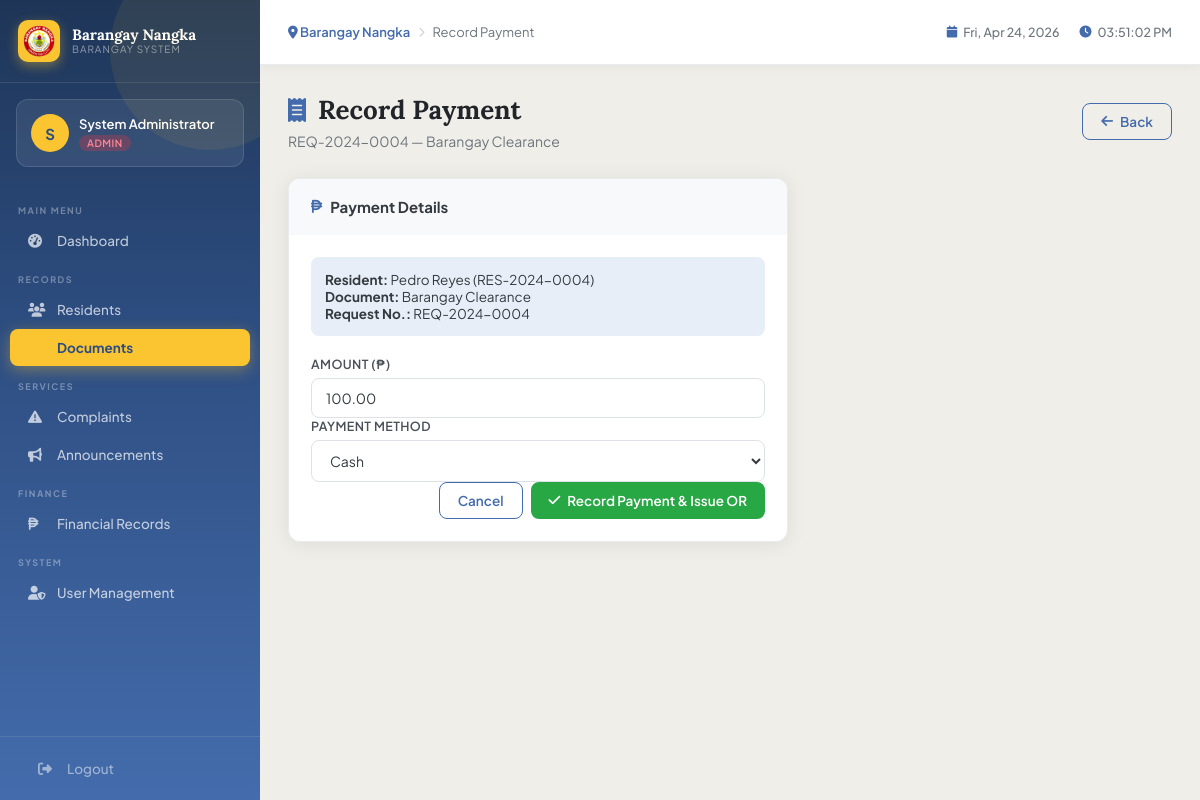
The app's page /modules/documents/payment.php?id=4 (signed in) with its own data.
### tables this page shows
CREATE TABLE document_requests (
    id INT AUTO_INCREMENT PRIMARY KEY,
    request_no VARCHAR(20) UNIQUE NOT NULL,
    resident_id INT NOT NULL,
    document_type ENUM('Barangay Clearance','Certificate of Residency','Indigency Certificate','Business Clearance','Certificate of Good Moral Character') NOT NULL,
    purpose TEXT,
    status ENUM('Pending','Processing','For Approval','Approved','Released','Rejected') DEFAULT 'Pending',
    amount DECIMAL(10,2) DEFAULT 0,
    payment_status ENUM('Unpaid','Paid') DEFAULT 'Unpaid',
    or_number VARCHAR(50),
    requested_by INT,
    approved_by INT NULL,
    released_by INT NULL,
    notes TEXT,
    requested_at TIMESTAMP DEFAULT CURRENT_TIMESTAMP,
    approved_at DATETIME NULL,
    released_at DATETIME NULL,
    FOREIGN KEY (resident_id) REFERENCES residents(id),
    FOREIGN KEY (requested_by) REFERENCES users(id)
);

CREATE TABLE residents (
    id INT AUTO_INCREMENT PRIMARY KEY,
    resident_id VARCHAR(20) UNIQUE NOT NULL,
    household_id INT,
    last_name VARCHAR(50) NOT NULL,
    first_name VARCHAR(50) NOT NULL,
    middle_name VARCHAR(50),
    suffix VARCHAR(10),
    birthdate DATE NOT NULL,
    birthplace VARCHAR(100),
    gender ENUM('Male','Female') NOT NULL,
    civil_status ENUM('Single','Married','Widowed','Separated','Annulled') DEFAULT 'Single',
    nationality VARCHAR(50) DEFAULT 'Filipino',
    religion VARCHAR(50),
    occupation VARCHAR(100),
    monthly_income DECIMAL(10,2) DEFAULT 0,
    educational_attainment VARCHAR(100),
    voter_status TINYINT(1) DEFAULT 0,
    senior_citizen TINYINT(1) DEFAULT 0,
    pwd TINYINT(1) DEFAULT 0,
    solo_parent TINYINT(1) DEFAULT 0,
    email VARCHAR(100),
    contact_no VARCHAR(20),
    is_active TINYINT(1) DEFAULT 1,
    created_at TIMESTAMP DEFAULT CURRENT_TIMESTAMP,
    FOREIGN KEY (household_id) REFERENCES households(id)
);

### modules/documents/payment.php (the view, shortened to what this page needs)
<?php
require_once '../../includes/config.php';
$id = (int)($_GET['id'] ?? 0);
$stmt = $pdo->prepare("SELECT dr.*, CONCAT(r.first_name,' ',r.last_name) as resident_name, r.resident_id as res_id FROM document_requests dr JOIN residents r ON dr.resident_id=r.id WHERE dr.id=?");
$stmt->execute([$id]);
$req = $stmt->fetch();
$receipt = null;
include '../../includes/header.php';
?>
<div class="page-header flex-between">
    <div>
        <h1><i class="fas fa-receipt"></i> Record Payment</h1>
        <p><?= $req['request_no'] ?> — <?= $req['document_type'] ?></p>
    </div>
    <a href="index.php" class="btn btn-outline"><i class="fas fa-arrow-left"></i> Back</a>
</div>
<?php if ($receipt): ?>
<div class="card mb-3 no-print">
    <div class="card-header" style="background:var(--success);color:white;">
        <h3 style="color:white;"><i class="fas fa-check-circle"></i> Payment Recorded Successfully!</h3>
        <button onclick="window.print()" class="btn btn-sm" style="background:white;color:var(--success);"><i class="fas fa-print"></i> Print Receipt</button>
    </div>
</div>
<div id="receiptContent" style="max-width:420px;margin:0 auto;">
    <div class="or-receipt" style="border:2px solid #333;padding:24px;font-family:'Courier New',monospace;font-size:13px;background:white;border-radius:8px;box-shadow:var(--shadow);">
        <div style="text-align:center;border-bottom:2px dashed #333;padding-bottom:14px;margin-bottom:14px;">
            <div style="font-size:9px;letter-spacing:2px;">REPUBLIC OF THE PHILIPPINES</div>
            <div style="font-weight:bold;font-size:15px;margin:4px 0;">BARANGAY Nangka</div>
            <div style="font-size:10px;color:#555;">City of Marikina, Metro Marikina</div>
            <div style="font-size:18px;font-weight:bold;margin:8px 0;letter-spacing:1px;">OFFICIAL RECEIPT</div>
            <div style="font-size:11px;font-weight:bold;">OR No.: <?= $receipt['or_no'] ?></div>
        </div>
        <table style="width:100%;font-size:12px;">
            <tr><td style="color:#555;padding:3px 0;">Date:</td><td style="font-weight:bold;"><?= $receipt['date'] ?></td></tr>
            <tr><td style="color:#555;padding:3px 0;">Received from:</td><td style="font-weight:bold;"><?= $receipt['resident_name'] ?></td></tr>
            <tr><td style="color:#555;padding:3px 0;">Resident ID:</td><td><?= $receipt['res_id'] ?></td></tr>
            <tr><td style="color:#555;padding:3px 0;">Request No.:</td><td><?= $receipt['req_no'] ?></td></tr>
            <tr><td style="color:#555;padding:3px 0;">For:</td><td style="font-weight:bold;"><?= $receipt['doc_type'] ?></td></tr>
            <tr><td style="color:#555;padding:3px 0;">Payment Method:</td><td><?= $receipt['method'] ?></td></tr>
        </table>
        <div style="border-top:2px dashed #333;border-bottom:2px dashed #333;padding:12px 0;margin:14px 0;text-align:center;">
            <div style="font-size:11px;color:#555;">AMOUNT PAID</div>
            <div style="font-size:26px;font-weight:bold;">₱<?= number_format($receipt['amount'], 2) ?></div>
            <div style="font-size:11px;color:#555;"><?= strtoupper(numberToWords($receipt['amount'])) ?> PESOS</div>
        </div>
        <div style="display:flex;justify-content:space-between;margin-top:30px;font-size:11px;">
            <div style="text-align:center;">
                <div style="border-top:1px solid #333;padding-top:4px;width:120px;"><?= $receipt['cashier'] ?></div>
                <div style="color:#555;">Cashier / Treasurer</div>
            </div>
            <div style="text-align:center;">
                <div style="border-top:1px solid #333;padding-top:4px;width:120px;">__________________</div>
                <div style="color:#555;">Received by</div>
            </div>
        </div>
        <div style="text-align:center;margin-top:14px;font-size:9px;color:#888;border-top:1px dashed #ccc;padding-top:10px;">
            Thank you for transacting with Barangay Nangka.<br>
            This is your official receipt. Please keep it for your records.
        </div>
    </div>
</div>
<div style="text-align:center;margin-top:16px;">
    <a href="generate.php?id=<?= $id ?>" class="btn btn-primary no-print"><i class="fas fa-file-certificate"></i> View/Print Document</a>
    <a href="index.php" class="btn btn-outline no-print"><i class="fas fa-list"></i> Back to List</a>
</div>
<?php else: ?>
<div class="card" style="max-width:500px;">
    <div class="card-header">
        <h3><i class="fas fa-peso-sign"></i> Payment Details</h3>
    </div>
    <div class="card-body">
        <div style="background:var(--blue-faint);border-radius:8px;padding:14px;margin-bottom:20px;font-size:13.5px;">
            <div><strong>Resident:</strong> <?= htmlspecialchars($req['resident_name']) ?> (<?= $req['res_id'] ?>)</div>
            <div><strong>Document:</strong> <?= $req['document_type'] ?></div>
            <div><strong>Request No.:</strong> <?= $req['request_no'] ?></div>
        </div>
        <form method="POST">
            <div class="form-group">
                <label>Amount (₱)</label>
                <input type="number" name="amount" value="<?= $req['amount'] ?>" step="0.01" min="0" required>
            </div>
            <div class="form-group">
                <label>Payment Method</label>
                <select name="payment_method" required>
                    <option value="Cash">Cash</option>
                </select>
            </div>
            <div class="btn-group" style="justify-content:flex-end;">
                <a href="index.php" class="btn btn-outline">Cancel</a>
                <button type="submit" class="btn btn-success"><i class="fas fa-check"></i> Record Payment & Issue OR</button>
            </div>
        </form>
    </div>
</div>
<?php endif; ?>
<?php include '../../includes/footer.php'; ?>

### assets/css/main.css (style rules this page uses)
:root { --blue: #446CAC; --blue-dark: #2d4d80; --blue-light: #6b90c9; --blue-faint: #e8eef7; --gold: #FBC531; --gold-dark: #d4a520; --gold-light: #fdd366; --cloud: #F0EEE9; --cloud-dark: #e0ddd5; --white: #ffffff; --gray-100: #f8f9fa; --gray-200: #e9ecef; --gray-300: #dee2e6; --gray-400: #ced4da; --gray-500: #adb5bd; --gray-600: #6c757d; --gray-700: #495057; --gray-800: #343a40; --gray-900: #212529; --success: #28a745; --danger: #dc3545; --warning: #ffc107; --info: #17a2b8; --sidebar-width: 260px; --topbar-height: 65px; --radius: 12px; --radius-sm: 8px; --shadow: 0 2px 20px rgba(0,0,0,0.08); --shadow-md: 0 4px 30px rgba(0,0,0,0.12); --transition: all 0.25s cubic-bezier(0.4,0,0.2,1); }
* { margin: 0; padding: 0; box-sizing: border-box; }
html { font-size: 15px; }
body { font-family: 'Plus Jakarta Sans', sans-serif; background: var(--cloud); color: var(--gray-800); display: flex; min-height: 100vh; overflow-x: hidden; }
.page-header { margin-bottom: 28px; }
.page-header h1 { font-family: 'Lora', serif; font-size: 26px; font-weight: 700; color: var(--gray-900); display: flex; align-items: center; gap: 12px; }
.page-header h1 i { color: var(--blue); font-size: 24px; }
.page-header p { margin-top: 6px; color: var(--gray-600); font-size: 14px; }
.card { background: white; border-radius: var(--radius); box-shadow: var(--shadow); overflow: hidden; border: 1px solid var(--gray-200); }
.card-header { padding: 18px 22px; border-bottom: 1px solid var(--gray-100); display: flex; align-items: center; justify-content: space-between; background: var(--gray-100); }
.card-header h3 { font-size: 15px; font-weight: 700; color: var(--gray-800); display: flex; align-items: center; gap: 8px; }
.card-header h3 i { color: var(--blue); }
.card-body { padding: 22px; }
.btn { display: inline-flex; align-items: center; gap: 7px; padding: 9px 18px; border-radius: var(--radius-sm); font-family: inherit; font-size: 13.5px; font-weight: 600; cursor: pointer; border: none; transition: var(--transition); text-decoration: none; white-space: nowrap; }
.btn-success { background: var(--success); color: white; }
.btn-outline { background: transparent; border: 1.5px solid var(--blue); color: var(--blue); }
.btn-group { display: flex; gap: 8px; flex-wrap: wrap; }
.form-group { display: flex; flex-direction: column; gap: 6px; }
label { font-size: 12.5px; font-weight: 600; color: var(--gray-700); text-transform: uppercase; letter-spacing: 0.4px; }
input, select, textarea { padding: 10px 14px; border: 1.5px solid var(--gray-300); border-radius: var(--radius-sm); font-family: inherit; font-size: 14px; color: var(--gray-800); background: white; transition: var(--transition); width: 100%; }
.flex-between { display: flex; align-items: center; justify-content: space-between; }

### records on screen
document_requests: request_no "REQ-2024-0004", document_type "Barangay Clearance", resident.resident_id "RES-2024-0004", amount "100.00"

### other values on screen
substr($_SESSION['full_name'] ?? 'A', 0, 1) "S"
$_SESSION['full_name'] "System Administrator"
$_SESSION['role'] "ADMIN"
$page_title "Record Payment"
$req['resident_name'] "Pedro Reyes"
